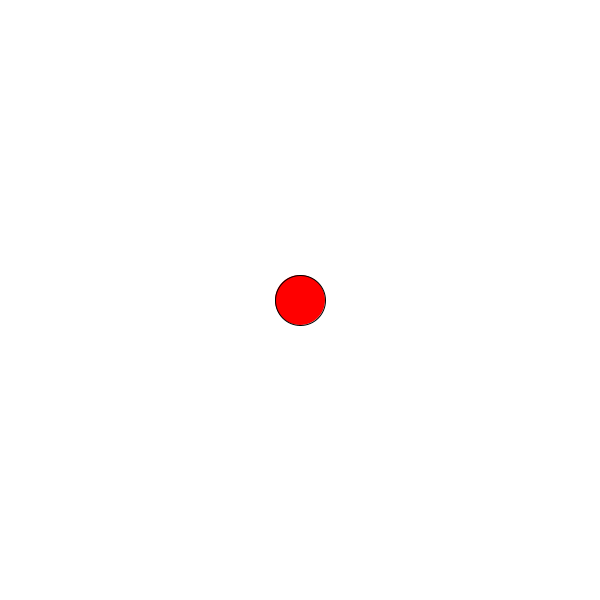
Frame 1 (no input)
Frame 60 (the mouse pressed at the canvas centre just before this capture): identical to frame 1, image omitted
Frame 120 (the mouse held since frame 60 and released just before this capture): identical to frame 1, image omitted

The Processing sketch that drew this single still picture (run headless with seeded random() and noise(); from frame 60 on, the mouse is pressed at the canvas centre):

// Processing sketch: processing_160666
// ── processing_160666.pde

float heroX;
float heroY;
float heroSize = 50;
float heroSpeed = 10;

boolean upTrue = false;
boolean downTrue = false;
boolean leftTrue = false;
boolean rightTrue = false;

void setup() {
  size(600, 600);
  heroX = width/2;
  heroY = height/2;
}


void draw() {
  background(255);

  //Move Hero
  if (upTrue) {
    heroY -= heroSpeed;
  }
  if (downTrue) {
    heroY += heroSpeed;
  }
  if (leftTrue) {
    heroX -= heroSpeed;
  }
  if (rightTrue) {
    heroX += heroSpeed;
  }

  //Draw Hero
  fill(255, 0, 0);
  ellipse(heroX, heroY, heroSize, heroSize);
}

void keyPressed() {
  if (key == 'w') {
    upTrue = true;
  } else if (key == 's') {
    downTrue = true;
  } else if (key == 'a') {
    leftTrue = true;
  } else if (key == 'd') {
    rightTrue = true;
  }
}

void keyReleased() {
  if (key == 'w') {
    upTrue = false;
  } else if (key == 's') {
    downTrue = false;
  } else if (key == 'a') {
    leftTrue = false;
  }
  if (key == 'd') {
    rightTrue = false;
  }
}
